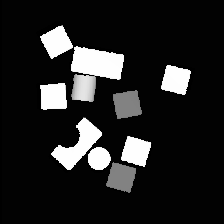
#> input picture depth_height.png, 224 x 224 px
$ python test2.py
#> lines starting #> are read from the running program, lines starting #| are printed output that depends on the picture; long printed decimals are rounded

import numpy as np
from scipy.stats import chi2

from PIL import Image
import matplotlib.pyplot as plt
from matplotlib.patches import Ellipse

class ConfidenceEllipse:
    def __init__(self, data, p=0.0):
        self.data = data
        self.p = p

        self.means = np.mean(data, axis=0)
        self.cov = np.cov(data[:,0], data[:,1])

        lambdas, vecs = np.linalg.eigh(self.cov)
        order = lambdas.argsort()[::-1]
        lambdas, vecs = lambdas[order], vecs[:,order]

        c = np.sqrt(chi2.ppf(self.p, 2))
        self.w, self.h = 2 * c * np.sqrt(lambdas)
        self.theta = np.degrees(np.arctan(
            ((lambdas[0] - lambdas[1])/self.cov[0,1])))

    def calc_slope_intersept(self):

        center_x = self.means[0]
        center_y = self.means[1]

        next_x = self.means[0] + 1
        next_y = np.tan(np.deg2rad(self.theta))

        a = next_y
        b = center_y - a*center_x

        print("next_y=",next_y)
        print("a = ",a)

        x = np.arange(250)
        y = a * x + b

        return (x,y)

    def get_params(self):
        return self.means, self.w, self.h, self.theta

    def get_patch(self, line_color="black", face_color="none", alpha=0):
        el = Ellipse(xy=self.means,
                     width=self.w, height=self.h,
                     angle=self.theta, color=line_color, alpha=alpha)
        el.set_facecolor(face_color)
        return el

def gen_data():


    img = Image.open('depth_height.png')
#> img is the input picture: PIL image 224x224 I;16; min 0, max 5111, mean 694
    width, height = img.size
#> width = 224; height = 224
    print(width, height)
#| 224 224

    img_pixels = []
    for y in range(height):
      for x in range(width):
        img_pixels.append(img.getpixel((x,y)))
#> after the loop, img_pixels = 50176 items

    img_pixels = np.array(img_pixels)
    img_matrix = img_pixels.reshape([width,height])
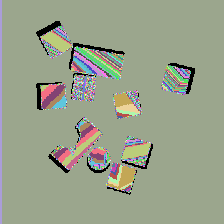
#> img_matrix: shape (224, 224) int64; 920 distinct labels, from 0 to 5111; one colour per label, 0 black

    scatter_x = []
    scatter_y = []

    for y in range(height):
      for x in range(width):

        if img_matrix[x,y] > 1000:
            scatter_x.append(x)
            scatter_y.append(y)
#> after the loop, scatter_y = 7206 values from 40 to 190

    np_scatter_x = np.array(scatter_x)
    np_scatter_y = np.array(scatter_y)
#> np_scatter_y = 7206 values from 40 to 190

    print(np_scatter_x.shape)
#| (7206,)
    points = np.array([np_scatter_x,np_scatter_y]).T
    print(points.shape)
#| (7206, 2)

    return points
    # return np.random.multivariate_normal([3,3], [[0.3,-0.2],[-0.2,1]], size=100)
def main():
    data = gen_data()

    fig = plt.figure()
    ax = fig.add_subplot(1,1,1)
    ax.scatter(data[:,0], data[:,1], color="b", marker=".", s=3)


    el = ConfidenceEllipse(data, p=0.95)
    means, w, h, theta = el.get_params()
#> means = [106.4, 101]; w = 219.2; h = 167.2; theta = 70.69
    x,y = el.calc_slope_intersept()
#| next_y= 2.854
#| a =  2.854
#> x = 250 values from 0 to 249

    ax.plot(x,y)

    ax.scatter(means[0], means[1], color="r",s=50)
    print(means)
#| [106.405 100.952  ]
    print(w)
#| 219.230
    print(h)
#| 167.174
    print(theta)
#| 70.689

    ax.add_artist(el.get_patch(face_color="blue", alpha=0.5))
    ax.set_xlim([0,250])
    ax.set_ylim([0,250])
    plt.show()
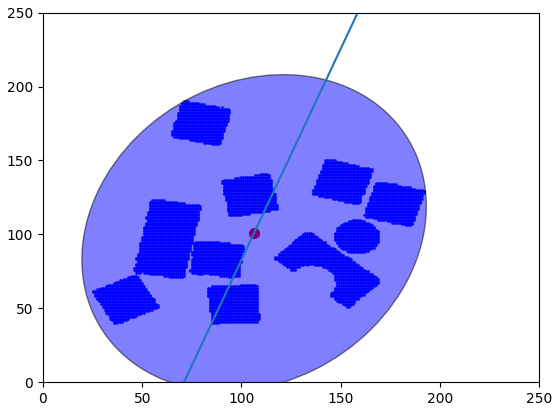
#> figure drawn by matplotlib, 1 panel; curve peaks at x = 249, y = 507.9

if __name__ == "__main__":
    main()
